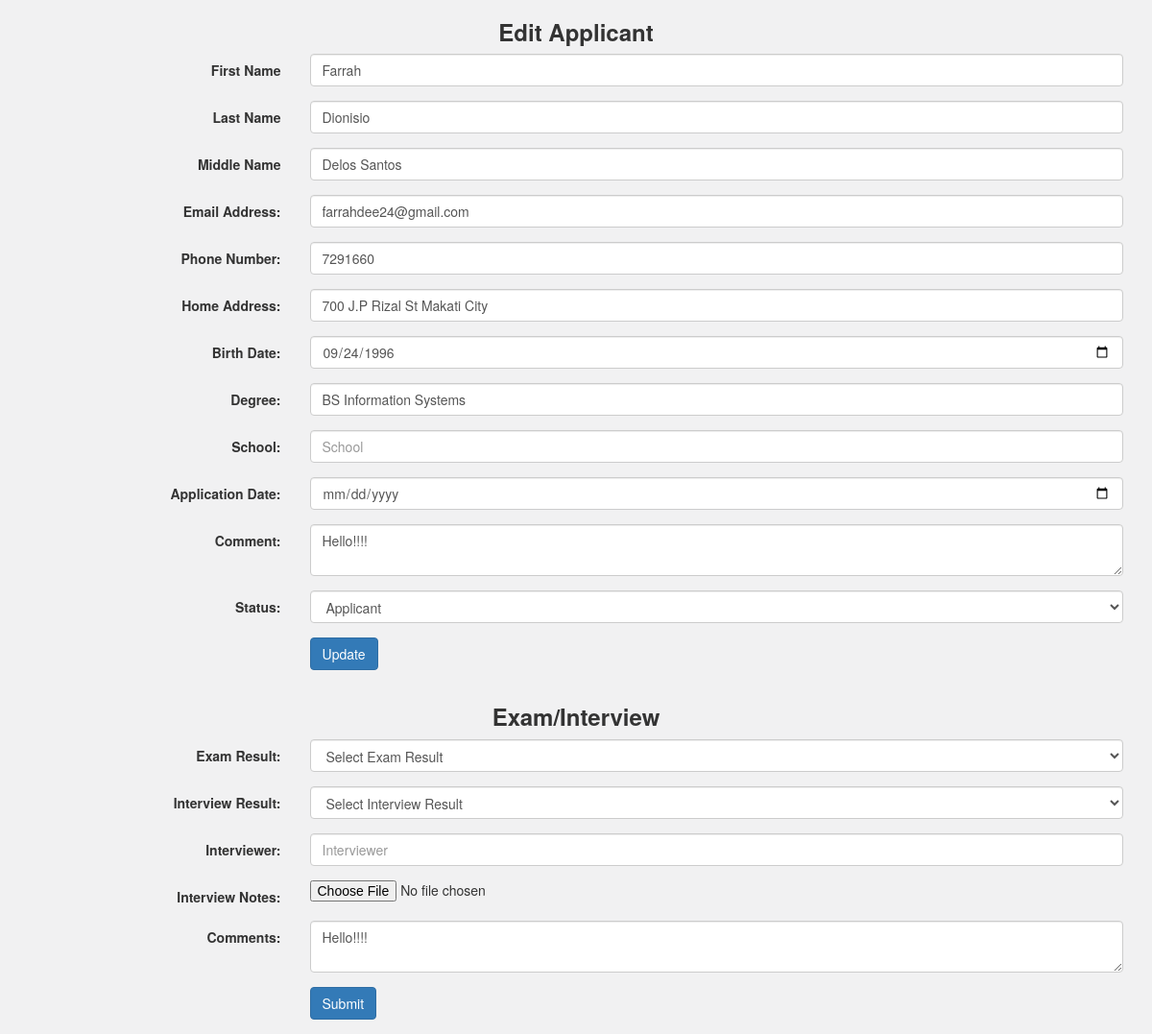
Page /applicant/edit_view/60 on the committed database.
### tables this page shows
CREATE TABLE `record` (
  `id` int(11) NOT NULL,
  `first_name` varchar(50) DEFAULT NULL,
  `last_name` varchar(50) DEFAULT NULL,
  `middle_name` varchar(509) DEFAULT NULL,
  `degree` varchar(100) DEFAULT NULL,
  `school` varchar(200) NOT NULL,
  `application_status` tinyint(4) DEFAULT NULL,
  `application_date` date DEFAULT NULL,
  `role_id` varchar(50) DEFAULT NULL,
  `pos_id` int(11) DEFAULT NULL,
  `email` varchar(100) DEFAULT NULL,
  `comment` text,
  `home_address` text,
  `phone_number` varchar(20) DEFAULT NULL,
  `birthday` date DEFAULT NULL,
  `date_hired` date DEFAULT NULL,
  `file` varchar(255) DEFAULT NULL,
  `images` varchar(255) DEFAULT NULL,
  `available_date` date DEFAULT NULL,
  `interviewer` varchar(100) DEFAULT NULL,
  `interview_notes` text,
  `exam_result` tinyint(4) NOT NULL,
  `interview_result` tinyint(4) NOT NULL,
  `current_status` varchar(50) DEFAULT NULL
);

### application/controllers/Applicant.php (called while the page is built, shortened)
  <?php
class Applicant extends CI_Controller {
  public function edit_view()
  {
    $this->load->helper('form');
    $id = $this->uri->segment(3);
    $this->load->model('Resume_model');
    $title['title'] = "Astrid Technologies | New Applicant";
    $data['applicant_data']= $this->db->get_where('record', ['id' => $id])->row();
    $this->load->view('include/header',$title);
    $this->load->view('applicant/edit', $data);
  }
}

### index.php (called while the page is built, shortened)
<?php
require_once BASEPATH.'core/CodeIgniter.php';

### application/views/applicant/edit.php (the view, shortened to what this page needs)
  <center>
    <h3><b>Edit Applicant</b></h3>
  </center>
    <div class="container">
     <form class="form-horizontal" id="add-form" enctype="multipart/form-data"  method="POST" action="<?= base_url('applicant/edit'); ?>">
       <div class="form-group">
         <label  class="col-sm-3 control-label">First Name</label>
         <div class="col-sm-9">
             <input type="type" name="first_name" class="form-control" value="<?= $applicant_data->first_name ?>" placeholder="First Name"/>
         </div>
       </div>
       <div class="form-group">
           <label  class="col-sm-3 control-label">Last Name</label>
         <div class="col-sm-9">
             <input type="type" name="last_name" class="form-control" value="<?= $applicant_data->last_name ?>" placeholder="Last Name"/>
         </div>
       </div>
       <div class="form-group">
           <label  class="col-sm-3 control-label">Middle Name</label>
         <div class="col-sm-9">
             <input type="type" name="middle_name" class="form-control" value="<?= $applicant_data->middle_name ?>" placeholder="Middle Name"/>
         </div>
       </div>
       <div class="form-group">
         <label  class="col-sm-3 control-label">Email Address:</label>
         <div class="col-sm-9">
             <input type="email" name="email_address" class="form-control" value="<?= $applicant_data->email ?>" placeholder="Email Address"/>
         </div>
       </div>
       <div class="form-group">
         <label  class="col-sm-3 control-label">Phone Number:</label>
         <div class="col-sm-9">
             <input type="number" name="phone_number" value="<?= $applicant_data->phone_number ?>"  class="form-control" placeholder="Phone Number"/>
         </div>
       </div>
       <div class="form-group">
         <label  class="col-sm-3 control-label">Home Address:</label>
         <div class="col-sm-9">
             <input type="text" name="home_address" class="form-control" value="<?= $applicant_data->home_address ?>" placeholder="Home Address"/>
         </div>
       </div>
       <div class="form-group">
          <label  class="col-sm-3 control-label">Birth Date:</label>
          <div class="col-sm-9">
              <input type="date" name="birth_date" class="form-control" value="<?= $applicant_data->birthday?>"/>
        </div>
      </div>
      <div class="form-group">
      <label  class="col-sm-3 control-label">Degree:</label>
      <div class="col-sm-9">
          <input type="text" name="degree" class="form-control" placeholder="Degree" value="<?= $applicant_data->degree?>"/>
      </div>
    </div>
    <div class="form-group">
      <label  class="col-sm-3 control-label">School:</label>
      <div class="col-sm-9">
          <input type="text" name="school" class="form-control" placeholder="School" value="<?= $applicant_data->school?>"/>
      </div>
    </div>
    <div class="form-group">
      <label  class="col-sm-3 control-label">Application Date:</label>
      <div class="col-sm-9">
          <input type="date" name="application_date" class="form-control" value="<?= $applicant_data->application_date?>"/>
      </div>
    </div>
    <div class="form-group">
      <label class="col-sm-3 control-label">Comment:</label>
      <div class="col-sm-9">
        <textarea class="form-control" name="comment"><?= $applicant_data->comment?></textarea>
      </div>
    </div>
      <div class="form-group">
        <label  class="col-sm-3 control-label">Status:</label>
        <div class="col-sm-9">
          <select class="form-control" name="status" value="<?php $applicant_data->application_status;?>">
            <option value="1">Applicant</option>
          </select>
        </div>
      </div>
       <div class="form-group">
         <div class="col-sm-9 col-sm-offset-3">
           <input type="submit" value="Update" class="btn btn-primary" />
         </div>
       </div>
    </form>
    </div>
    <div class="container">
      <center>
        <h3><b>Exam/Interview</b></h3>
      </center>
       <form class="form-horizontal" method="POST" enctype="multipart/form-data" action="<?= base_url('add_result'); ?>">
        <div class="form-group">
          <label  class="col-sm-3 control-label">Exam Result:</label>
          <div class="col-sm-9">
            <select class="form-control" name="exam_result">
              <option selected="selected" value="NULL">Select Exam Result</option>
            </select>
          </div>
        </div>
        <div class="form-group">
          <label  class="col-sm-3 control-label">Interview Result:</label>
          <div class="col-sm-9">
            <select class="form-control" name="interview_result" value="<?= $applicant_data->interview_result ?>" >
              <option selected="selected">Select Interview Result</option>
            </select>
          </div>
        </div>
        <div class="form-group">
          <label  class="col-sm-3 control-label">Interviewer:</label>
          <div class="col-sm-9">
              <input class="form-control" name="interviewer" placeholder="Interviewer" value="<?= $applicant_data->interviewer ?>"/>
          </div>
        </div>
        <div class="form-group">
          <label class="col-sm-3 control-label">Interview Notes:</label>
          <div class="col-sm-9">
            <input type="file" name="notes_file">
          </div>
        </div>
         <div class="form-group">
           <label class="col-sm-3 control-label">Comments:</label>
           <div class="col-sm-9">
             <textarea class="form-control" name="comment"><?=$applicant_data->comment?></textarea>
           </div>
         </div>
        <div class="form-group">
          <div class="col-sm-9 col-sm-offset-3">
            <input type="submit" value="Submit" class="btn btn-primary" />
          </div>
        </div>
      </form>
    </div>
</body>
</html>

### assets/css/style.css (style rules this page uses)
body { background-color: #f1f1f2; }

### rows in the picture
record: first_name "Farrah", last_name "Dionisio", middle_name "Delos Santos", email_address "farrahdee24@gmail.com", phone_number "7291660", home_address "700 J.P Rizal St Makati City", birth_date "09/24/1996", degree "BS Information Systems", comment "Hello!!!!", interview_result "Select Interview Result"
